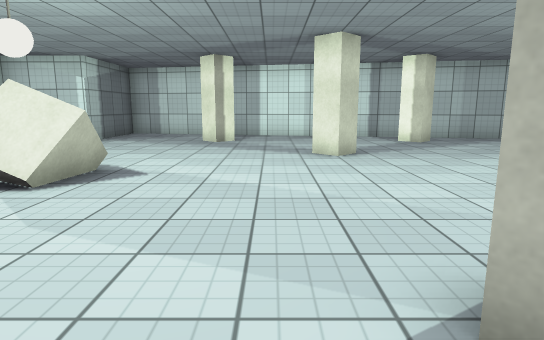
View 1 (above)

16 first-person views from a walk through a scene from a Unity 3-D project. The camera is 1.3 m above the floor, tilts 10° down and sees 75° across. The floor is counted in squares, 1.2 m on a side. Each view is taken from the middle of a square. On the plan, view 1 faces up. The plan holds only what a view shows up to about 14 squares ahead; the rest is blank. The player character is not drawn. Surface patterns are stand-ins for the level's own textures.

View 2
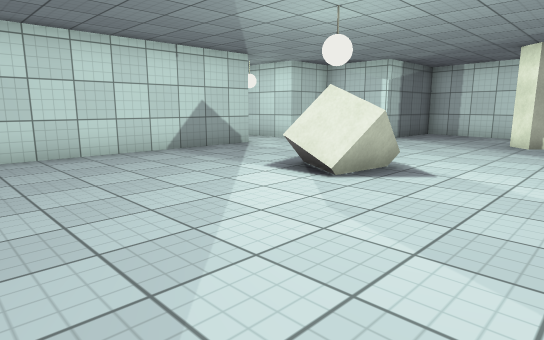

View 3
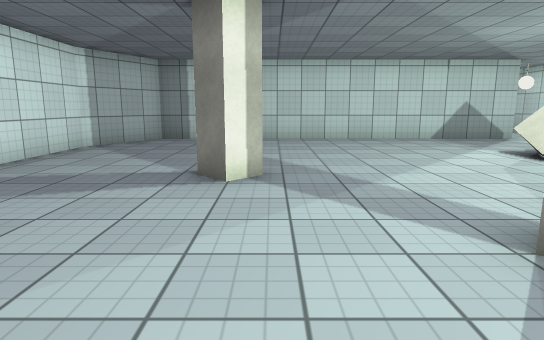

View 4
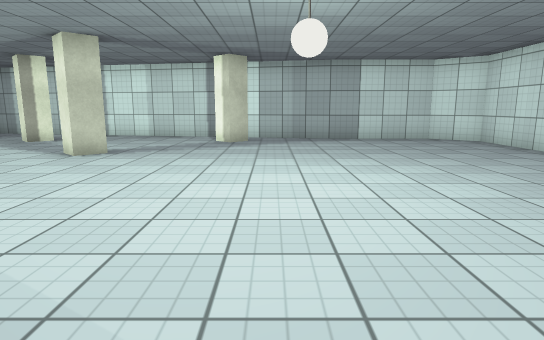

View 5
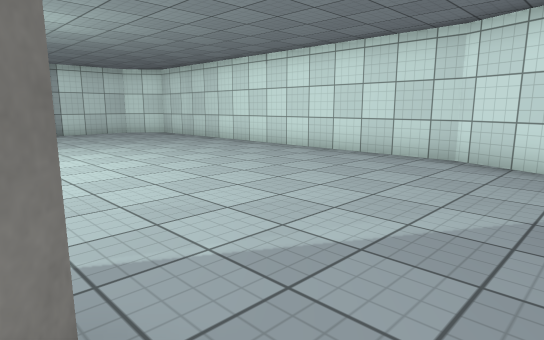

View 6
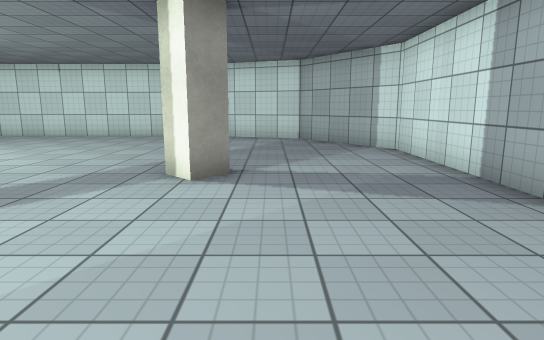

View 7
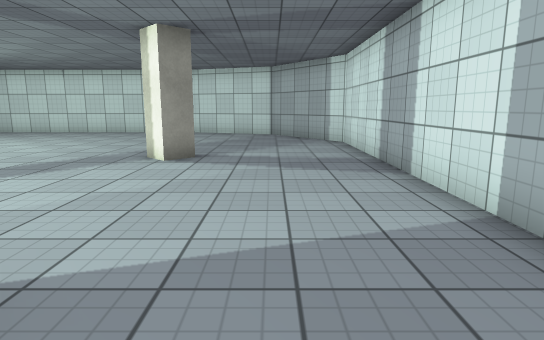

View 8
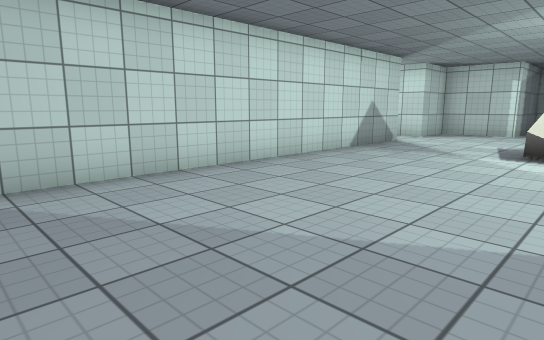

View 9
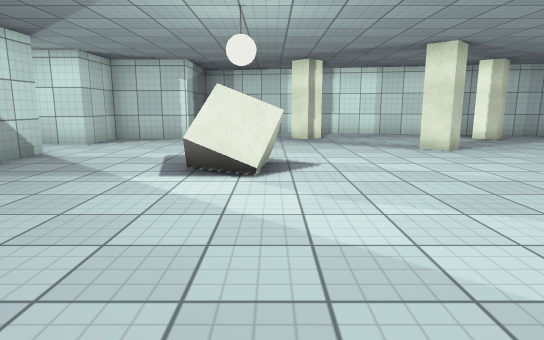

View 10
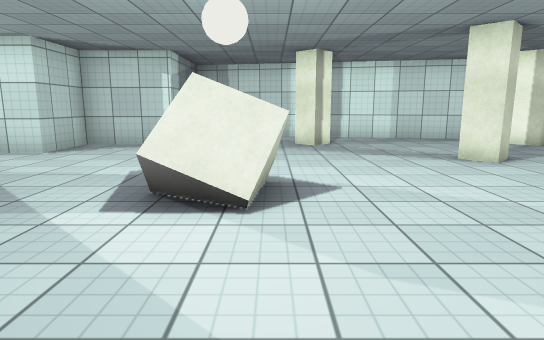

View 11
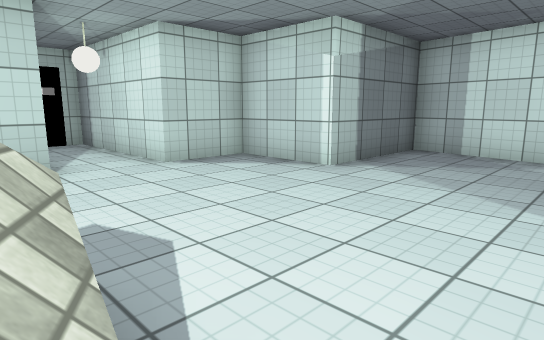

View 12
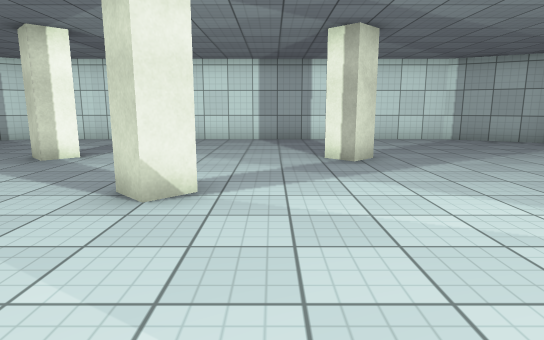

View 13
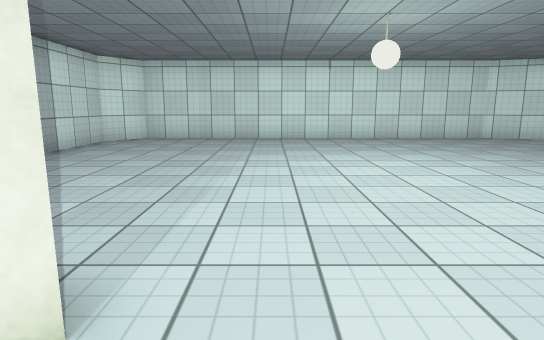

View 14
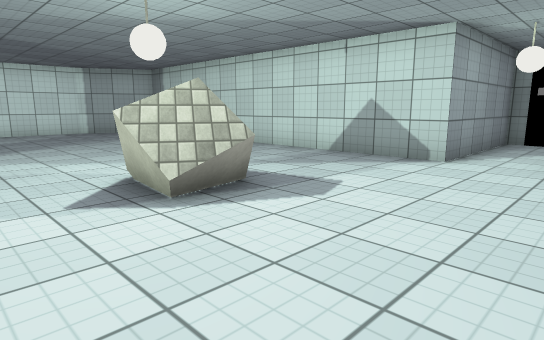

View 15
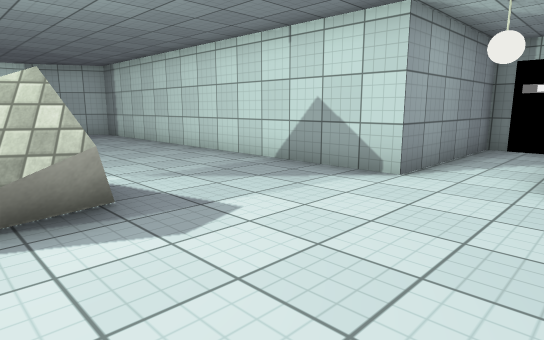

View 16
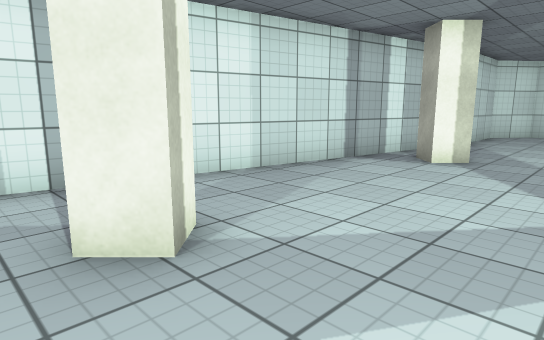

### Floor plan
Points are (right, up) in squares from view 1. A wall is a line through its corners. A room is listed if a view was taken in it or the views show most of it. See-through windows are left out.
Room 1 (views 1, 2, 3, 4, 5, 6, 7, 8, 9, 10, 11, 12, 13, 14, 15, 16)
walls: (1, 1.5) (1.5, 2) (2.1, 1.4); (2.1, 8.5) (1.5, 8) (0.9, 8.6); (-2.2, -1.7) (-1.7, -1.1) (-1.2, -1.7) (-1.7, -2.2); (4.8, -2.4) (4.2, -1.8) (4.8, -1.2) (5.3, -1.8) (5, -2); (-1.2, 11.8) (-1.8, 11.2) (-2.4, 11.8); (5.2, 11.7) (4.7, 11.1) (4.2, 11.7) (4.7, 12.2); (8.3, 12.5) (-5.9, 15.1) (-5.9, 11.5) (-8.5, 11.5) (-8.5, 9.5) (-13.4, 9.5) (-13.4, 7.5) (-8.5, 7.5) (-8.5, -4.9) (-5.9, -6.3) (8.3, -6.3) (11.5, -4) (12.8, -0.6) (12.8, 11.5) (11.5, 12.5) (8.2, 12.5)
objects: white ball (-4, 5) to (-3, 5); cube (-4, 6) to (-3, 6)

Positions as (right, up) in squares from view 1, and headings:
1: (0, 0), facing up
2: (0, 0), facing up-left
3: (4, -1), facing left
4: (6, 0), facing up
5: (5, -3), facing up-right
6: (-1, -3), facing right
7: (-3, -4), facing right
8: (-3, -4), facing up-left
9: (-3, -1), facing up
10: (-3, 1), facing up
11: (-2, 6), facing up-left
12: (0, 6), facing down
13: (0, 7), facing right
14: (-1, 10), facing down-left
15: (-3, 10), facing down-left
16: (-3, 9), facing up-right
